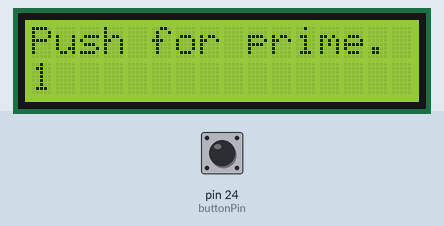
A sketch run on a simulated Arduino Mega 2560, built with avr-gcc and run on an emulated ATmega2560. On the bench: 16×2 character LCD. The test bench sets the inputs (shaded band); at power-on: pin 24 (buttonPin) HIGH.

Above: at 1.2 s.
1.3 s: pin 24 (buttonPin) pulled LOW for 3.2 s
At 1.7 s:
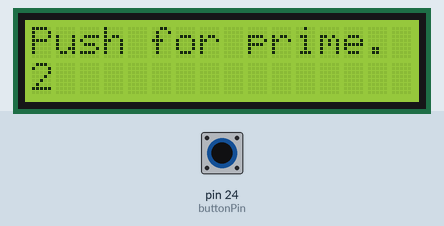
6.0 s: pin 24 (buttonPin) pulled LOW for 1 s
At 7.6 s:
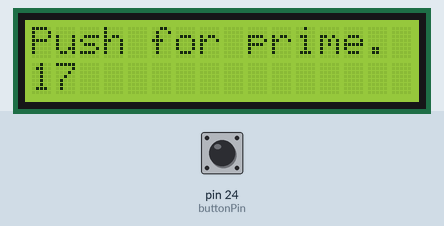
8.8 s: pin 24 (buttonPin) pulled LOW for 0.15 s
At 10.6 s:
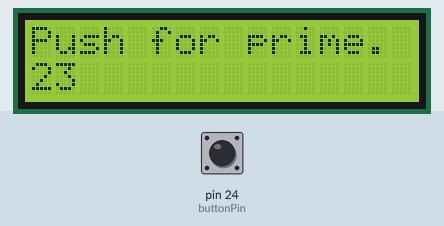
11.3 s: pin 24 (buttonPin) pulled LOW for 0.15 s
At 13.7 s:
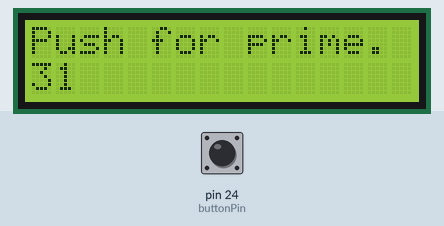
Timing chart, 0 to 14.8 s (numbered marks = the images above; inputs shaded):
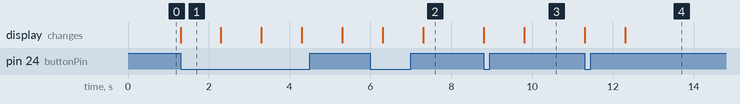

Measured:
- after the input at 1.3 s, the display: changes at once (image 1)
- after the input at 6.0 s, the display: first changes after 0.30 s (image 2 shows a later state)
- after the input at 8.8 s, the display: first changes at once (image 3 shows a later state)
- after the input at 11.3 s, the display: first changes at once (image 4 shows a later state)
- what the display in image 1 shows lasts 1.0 s, from 1.3 s to 2.3 s

The sketch:

WorkingPrimeCalc.ino
```cpp
//Arduino project.
//Arduino Mega, lcd screen, 10k potentiometer, button.

//Prints a prime number on the second line and moves to the next prime number with each press of the button

#include <LiquidCrystal.h>

const int d4 = 2, d5 = 4, d6 = 6, d7 = 8, rs = 12, en = 10;
const int buttonPin = 24;
int num = 1, buttonState = 0;
char findNext = 'y';
bool notPrime;

LiquidCrystal lcd(rs, en, d4, d5, d6, d7);

void setup() {
  lcd.begin(16, 2);
  lcd.print("Push for prime."); //remains on top screen for full duration of run time.
  pinMode(buttonPin, INPUT_PULLUP);
}

void loop() {
  buttonState = digitalRead(buttonPin);

  while ( findNext == 'y' ) {   // findNext will be set to n at the end of the loop, it will be reset to 'y' when the button is pressed
    notPrime = PrimeCheck(num); //primecheck function defined below

    if ( notPrime != true ) {
      lcd.setCursor(0, 1);
      lcd.print(num);
      num++;
      findNext = 'n';
      delay(1000);  // without this delay the number counts up really fast, i'm guessing its running 1
    }               // 1000s of times a second so the button push is registering a lot of presses
    else {
      num++;
    }
  }

  if (buttonState == LOW) {
    findNext = 'y';
  }
}

bool PrimeCheck(int n) {      // this will return the value true if a number is not prime.
  bool flag = false;

  for (int i = 2; i <= n / 2; i++ ) {
    if ( n % i == 0 ) {
      flag = true;
      break;
    }
  }
  return flag;
}
```
